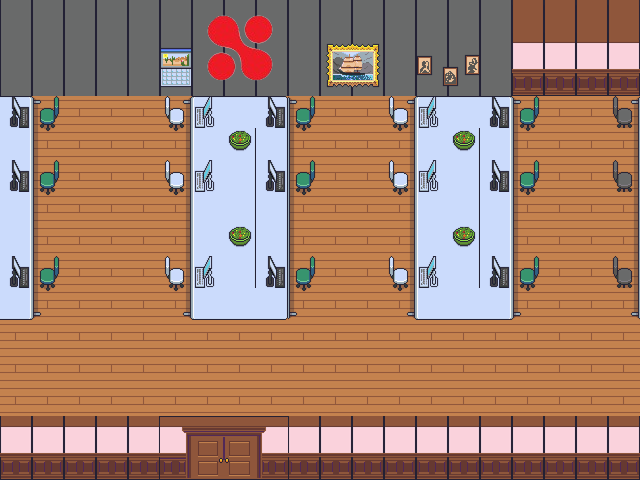

This is a level from a 2D game, rendered from its Tiled map with the project's own tilesets. A one-line summary and the map file follow, with tile-layer data summarised:
An orthogonal 20x15 tile map with 32x32 px tiles, 6 tile layers (Floor, Wall, ItemOnTheWall, ItemsPutOnTheFloor, ...), 2 tilesets.

<map version="1.8" tiledversion="1.8.5" orientation="orthogonal" renderorder="right-down" width="20" height="15" tilewidth="32" tileheight="32" infinite="0" nextlayerid="7" nextobjectid="1">
 <tileset firstgid="1" source="ImageIcon2.tsx" />
 <tileset firstgid="233" source="Icon.tsx" />
 <layer id="1" name="Floor" width="20" height="15">
  <data>[300 cells, 300 non-empty, 1 distinct tile ids]</data>
 </layer>
 <layer id="2" name="Wall" width="20" height="15">
  <data>[300 cells, 107 non-empty, 15 distinct tile ids]</data>
 </layer>
 <layer id="3" name="ItemOnTheWall" width="20" height="15">
  <data>[300 cells, 19 non-empty, 19 distinct tile ids]</data>
 </layer>
 <layer id="4" name="ItemsPutOnTheFloor" width="20" height="15">
  <data>[300 cells, 84 non-empty, 9 distinct tile ids]</data>
 </layer>
 <layer id="5" name="ItemsPutOnTheDesk" width="20" height="15">
  <data>[300 cells, 19 non-empty, 3 distinct tile ids]</data>
 </layer>
 <layer id="6" name="Chair" width="20" height="15">
  <data>[300 cells, 33 non-empty, 5 distinct tile ids]</data>
 </layer>
</map>
